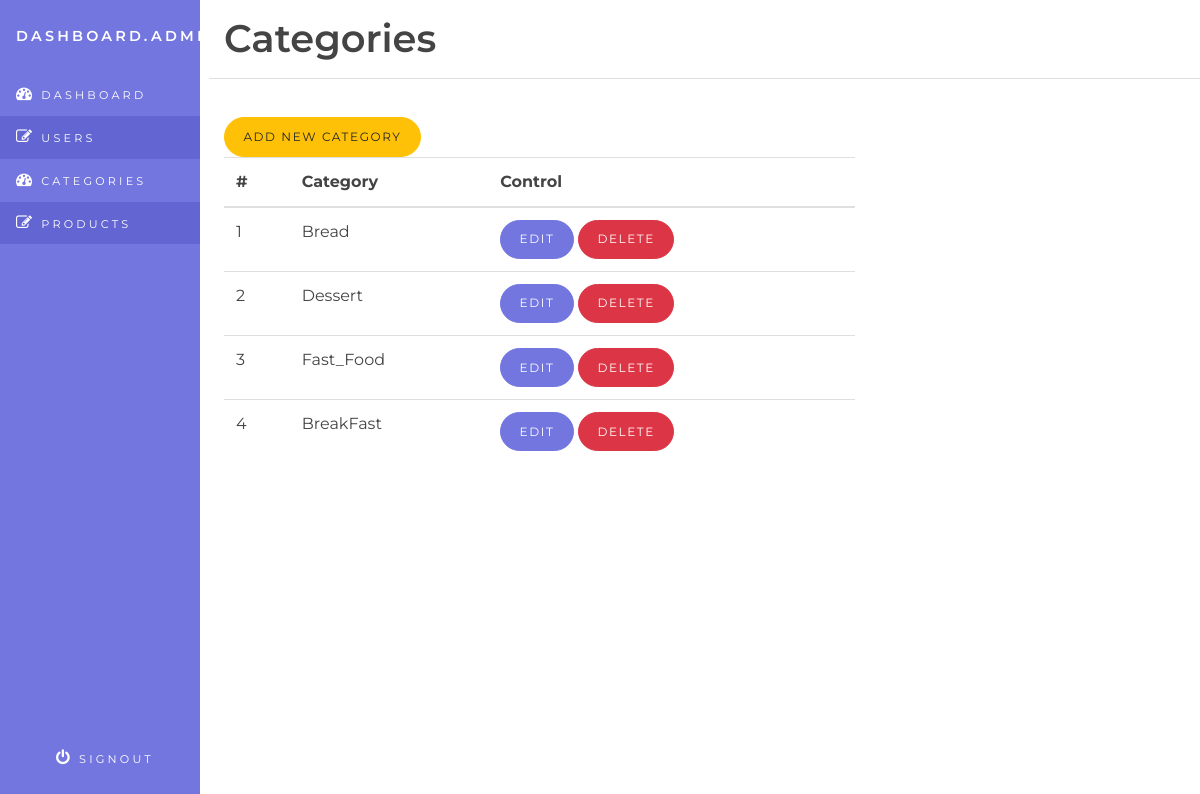
/DataBase/categories.php (signed in), run on the app's committed database.
### tables this page shows
CREATE TABLE `categories` (
  `id` int(11) NOT NULL,
  `name_cat` varchar(50) NOT NULL
);

### DataBase/view/view_category.php (the view, shortened to what this page needs)
<a href="?do=add" class="btn btn-warning">Add New Category</a>
				<table class="table table-hover">
				    <thead>
				      <tr>
				      	<th>#</th>
				        <th>Category</th>
				        <th>Control</th>
				      </tr>
				    </thead>
				    <tbody>
<?php
$index = 1;
$select_all_category = "SELECT * FROM categories";
$result_all_category = $connect->query($select_all_category);
while($row_category = $result_all_category->fetch_assoc()){
?>
					<tr>
						<td><?php echo $index++;?></td>
				        <td><?php echo $row_category['name_cat']; ?></td>
				        <td><a href="?do=edit&id=<?php echo $row_category['id']; ?>" class="btn btn-primary">Edit</a>
<button type="button" class="btn btn-danger" data-toggle="modal" data-target="#exampleModal<?php echo $row_category['id']; ?>">
  Delete
</button>
				        	</td>
				    </tr>
<?php } ?>
				    </tbody>
  </table>

### DataBase/css/style.css (style rules this page uses)
body { background-color: #ffffff; font-family: "Montserrat", "Helvetica Neue", Helvetica, Arial, sans-serif; font-size: 1rem; color: #444444; }
a, a:visited { color: #7376df; }
.btn-primary, .btn-primary.disabled, .btn-primary:disabled, .btn-outline-primary:hover, .btn-outline-primary:active, .btn-outline-primary.active, .show > .btn-outline-primary.dropdown-toggle, .card-primary, .page-item.active .page-link, .list-group-item.active { background-color: #7376df !important; border-color: #7376df !important; }
.btn-primary, .btn-primary:hover, .btn-primary:focus, .btn-primary:active { color: #ffffff !important; background-color: #7376df; border-color: #7376df; }
.btn { border-radius: 499rem; text-transform: uppercase; letter-spacing: .1rem; font-size: .75rem; padding: .6rem 1.15rem; cursor: pointer; }
table, td, tr, th, thead { border-color: #dfdfdf !important; }

### data on the page
categories: name_cat "Bread"
categories: name_cat "Dessert"
categories: name_cat "Fast_Food"
categories: name_cat "BreakFast"
